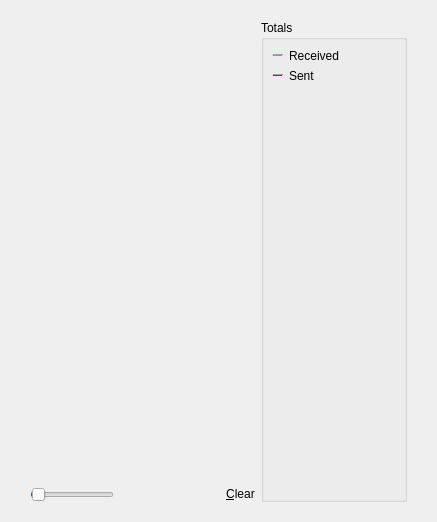
     <widget class="QWidget" name="tab_nettraffic">
      <attribute name="title">
       <string>&amp;Network Traffic</string>
      </attribute>
      <layout class="QHBoxLayout" name="horizontalLayout_3">
       <property name="leftMargin">
        <number>30</number>
       </property>
       <property name="topMargin">
        <number>20</number>
       </property>
       <property name="rightMargin">
        <number>30</number>
       </property>
       <property name="bottomMargin">
        <number>20</number>
       </property>
       <item>
        <layout class="QVBoxLayout" name="verticalLayout_4">
         <item>
          <widget class="TrafficGraphWidget" name="trafficGraph" native="true">
           <property name="sizePolicy">
            <sizepolicy hsizetype="Expanding" vsizetype="Expanding">
             <horstretch>0</horstretch>
             <verstretch>0</verstretch>
            </sizepolicy>
           </property>
          </widget>
         </item>
         <item>
          <layout class="QHBoxLayout" name="horizontalLayout_2">
           <item>
            <widget class="QSlider" name="sldGraphRange">
             <property name="minimum">
              <number>1</number>
             </property>
             <property name="maximum">
              <number>288</number>
             </property>
             <property name="pageStep">
              <number>12</number>
             </property>
             <property name="value">
              <number>6</number>
             </property>
             <property name="orientation">
              <enum>Qt::Horizontal</enum>
             </property>
            </widget>
           </item>
           <item>
            <widget class="QLabel" name="lblGraphRange">
             <property name="minimumSize">
              <size>
               <width>100</width>
               <height>0</height>
              </size>
             </property>
             <property name="alignment">
              <set>Qt::AlignCenter</set>
             </property>
            </widget>
           </item>
           <item>
            <widget class="QPushButton" name="btnClearTrafficGraph">
             <property name="styleSheet">
              <string notr="true">border-radius: 1px;</string>
             </property>
             <property name="text">
              <string>&amp;Clear</string>
             </property>
             <property name="autoDefault">
              <bool>false</bool>
             </property>
            </widget>
           </item>
          </layout>
         </item>
        </layout>
       </item>
       <item>
        <layout class="QVBoxLayout" name="verticalLayout">
         <item>
          <widget class="QGroupBox" name="groupBox">
           <property name="title">
            <string>Totals</string>
           </property>
           <layout class="QVBoxLayout" name="verticalLayout_5">
            <item>
             <layout class="QHBoxLayout" name="horizontalLayout_4">
              <item>
               <widget class="Line" name="line">
                <property name="sizePolicy">
                 <sizepolicy hsizetype="Fixed" vsizetype="Fixed">
                  <horstretch>0</horstretch>
                  <verstretch>0</verstretch>
                 </sizepolicy>
                </property>
                <property name="minimumSize">
                 <size>
                  <width>10</width>
                  <height>0</height>
                 </size>
                </property>
                <property name="palette">
                 <palette>
                  <active>
                   <colorrole role="Light">
                    <brush brushstyle="SolidPattern">
                     <color alpha="255">
                      <red>0</red>
                      <green>255</green>
                      <blue>0</blue>
                     </color>
                    </brush>
                   </colorrole>
                  </active>
                  <inactive>
                   <colorrole role="Light">
                    <brush brushstyle="SolidPattern">
                     <color alpha="255">
                      <red>0</red>
                      <green>255</green>
                      <blue>0</blue>
                     </color>
                    </brush>
                   </colorrole>
                  </inactive>
                  <disabled>
                   <colorrole role="Light">
                    <brush brushstyle="SolidPattern">
                     <color alpha="255">
                      <red>0</red>
                      <green>255</green>
                      <blue>0</blue>
                     </color>
                    </brush>
                   </colorrole>
                  </disabled>
                 </palette>
                </property>
                <property name="orientation">
                 <enum>Qt::Horizontal</enum>
                </property>
               </widget>
              </item>
              <item>
               <widget class="QLabel" name="label_16">
                <property name="text">
                 <string>Received</string>
                </property>
               </widget>
              </item>
              <item>
               <widget class="QLabel" name="lblBytesIn">
                <property name="minimumSize">
                 <size>
                  <width>50</width>
                  <height>0</height>
                 </size>
                </property>
                <property name="alignment">
                 <set>Qt::AlignRight|Qt::AlignTrailing|Qt::AlignVCenter</set>
                </property>
               </widget>
              </item>
             </layout>
            </item>
            <item>
             <layout class="QHBoxLayout" name="horizontalLayout_5">
              <item>
               <widget class="Line" name="line_2">
                <property name="sizePolicy">
                 <sizepolicy hsizetype="Fixed" vsizetype="Fixed">
                  <horstretch>0</horstretch>
                  <verstretch>0</verstretch>
                 </sizepolicy>
                </property>
                <property name="minimumSize">
                 <size>
                  <width>10</width>
                  <height>0</height>
                 </size>
                </property>
                <property name="palette">
                 <palette>
                  <active>
                   <colorrole role="Light">
                    <brush brushstyle="SolidPattern">
                     <color alpha="255">
                      <red>255</red>
                      <green>0</green>
                      <blue>0</blue>
                     </color>
                    </brush>
                   </colorrole>
                  </active>
                  <inactive>
                   <colorrole role="Light">
                    <brush brushstyle="SolidPattern">
                     <color alpha="255">
                      <red>255</red>
                      <green>0</green>
                      <blue>0</blue>
                     </color>
                    </brush>
                   </colorrole>
                  </inactive>
                  <disabled>
                   <colorrole role="Light">
                    <brush brushstyle="SolidPattern">
                     <color alpha="255">
                      <red>255</red>
                      <green>0</green>
                      <blue>0</blue>
                     </color>
                    </brush>
                   </colorrole>
                  </disabled>
                 </palette>
                </property>
                <property name="orientation">
                 <enum>Qt::Horizontal</enum>
                </property>
               </widget>
              </item>
              <item>
               <widget class="QLabel" name="label_17">
                <property name="text">
                 <string>Sent</string>
                </property>
               </widget>
              </item>
              <item>
               <widget class="QLabel" name="lblBytesOut">
                <property name="minimumSize">
                 <size>
                  <width>50</width>
                  <height>0</height>
                 </size>
                </property>
                <property name="alignment">
                 <set>Qt::AlignRight|Qt::AlignTrailing|Qt::AlignVCenter</set>
                </property>
               </widget>
              </item>
             </layout>
            </item>
            <item>
             <spacer name="verticalSpacer_4">
              <property name="orientation">
               <enum>Qt::Vertical</enum>
              </property>
              <property name="sizeHint" stdset="0">
               <size>
                <width>20</width>
                <height>407</height>
               </size>
              </property>
             </spacer>
            </item>
           </layout>
          </widget>
         </item>
        </layout>
       </item>
      </layout>
     </widget>
